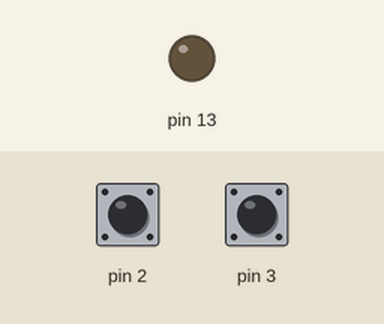
Recording of a sketch running on a simulated Arduino Uno, built with avr-gcc and run on an emulated ATmega328P. On the bench: output pins drawn as LEDs (lit = HIGH). Dashed ring = blinking. The inputs (shaded band) are chosen by the test bench; at power-on: pin 2 HIGH, pin 3 HIGH.

Above: at 1.2 s.
1.3 s: pin 2 pulled LOW for 0.15 s
At 1.7 s:
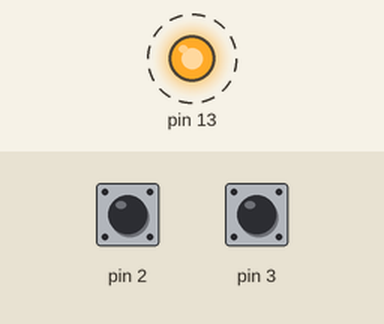
Timing chart, 0 to 10.4 s (numbered marks = the images above; inputs shaded):
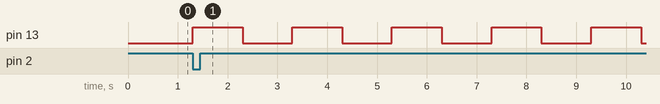

The sketch:

PCINTTest.ino
```cpp
// Install pin change interrupt for a pin, can be called multiple times

volatile int intStatus = 0;
void pciSetup(byte pin)
{
  *digitalPinToPCMSK(pin) |= bit(digitalPinToPCMSKbit(pin));  // enable pin
  PCIFR |= bit(digitalPinToPCICRbit(pin));                    // Clear any outstanding interrupt
  PCICR |= bit(digitalPinToPCICRbit(pin));                    // Enable interrupt of the group
}

ISR(PCINT2_vect)  // handle pin change interrupt for D0 to D7 here
{
  intStatus = 1;
}
void setup() {
  // put your setup code here, to run once:
  digitalWrite(2,HIGH);    // set pullups
  digitalWrite(3,HIGH);

  // Debug LED
  pinMode(13,OUTPUT);


  pciSetup(2);
  pciSetup(3);
}

void loop() {
  // put your main code here, to run repeatedly:
  if(intStatus == 1)
  {
    digitalWrite(13,HIGH);
    delay(1000);
    digitalWrite(13,LOW);
    delay(1000);
  }
  else
  {

  }

}
```

Measured:
- after the input at 1.3 s, pin 13: alternates HIGH for 1.0 s and LOW for 1.0 s, starting at once
